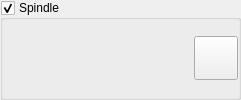
             <widget class="GroupBox" name="grpSpindle">
              <property name="enabled">
               <bool>true</bool>
              </property>
              <property name="sizePolicy">
               <sizepolicy hsizetype="Expanding" vsizetype="Preferred">
                <horstretch>0</horstretch>
                <verstretch>0</verstretch>
               </sizepolicy>
              </property>
              <property name="title">
               <string>Spindle</string>
              </property>
              <property name="checkable">
               <bool>true</bool>
              </property>
              <property name="overrided" stdset="0">
               <bool>false</bool>
              </property>
              <layout class="QHBoxLayout" name="horizontalLayout_2">
               <property name="leftMargin">
                <number>0</number>
               </property>
               <property name="topMargin">
                <number>0</number>
               </property>
               <property name="rightMargin">
                <number>0</number>
               </property>
               <property name="bottomMargin">
                <number>0</number>
               </property>
               <item>
                <widget class="QWidget" name="widgetSpindle" native="true">
                 <property name="sizePolicy">
                  <sizepolicy hsizetype="Expanding" vsizetype="Preferred">
                   <horstretch>0</horstretch>
                   <verstretch>0</verstretch>
                  </sizepolicy>
                 </property>
                 <property name="minimumSize">
                  <size>
                   <width>235</width>
                   <height>0</height>
                  </size>
                 </property>
                 <layout class="QHBoxLayout" name="horizontalLayout_16">
                  <property name="leftMargin">
                   <number>0</number>
                  </property>
                  <property name="topMargin">
                   <number>0</number>
                  </property>
                  <property name="rightMargin">
                   <number>0</number>
                  </property>
                  <property name="bottomMargin">
                   <number>0</number>
                  </property>
                  <item>
                   <widget class="SliderBox" name="slbSpindle" native="true"/>
                  </item>
                  <item>
                   <widget class="QToolButton" name="cmdSpindle">
                    <property name="enabled">
                     <bool>true</bool>
                    </property>
                    <property name="sizePolicy">
                     <sizepolicy hsizetype="Fixed" vsizetype="Fixed">
                      <horstretch>0</horstretch>
                      <verstretch>0</verstretch>
                     </sizepolicy>
                    </property>
                    <property name="minimumSize">
                     <size>
                      <width>44</width>
                      <height>44</height>
                     </size>
                    </property>
                    <property name="toolTip">
                     <string>Spindle on/off</string>
                    </property>
                    <property name="iconSize">
                     <size>
                      <width>28</width>
                      <height>28</height>
                     </size>
                    </property>
                    <property name="checkable">
                     <bool>true</bool>
                    </property>
                   </widget>
                  </item>
                 </layout>
                </widget>
               </item>
              </layout>
             </widget>
